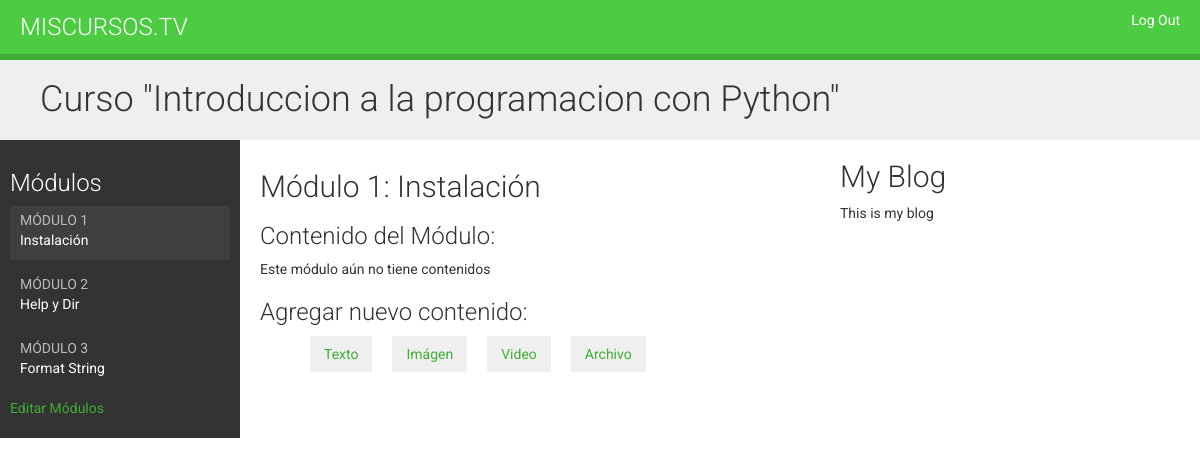
The page /course/module/1/ (signed in) on the database as committed earlier.
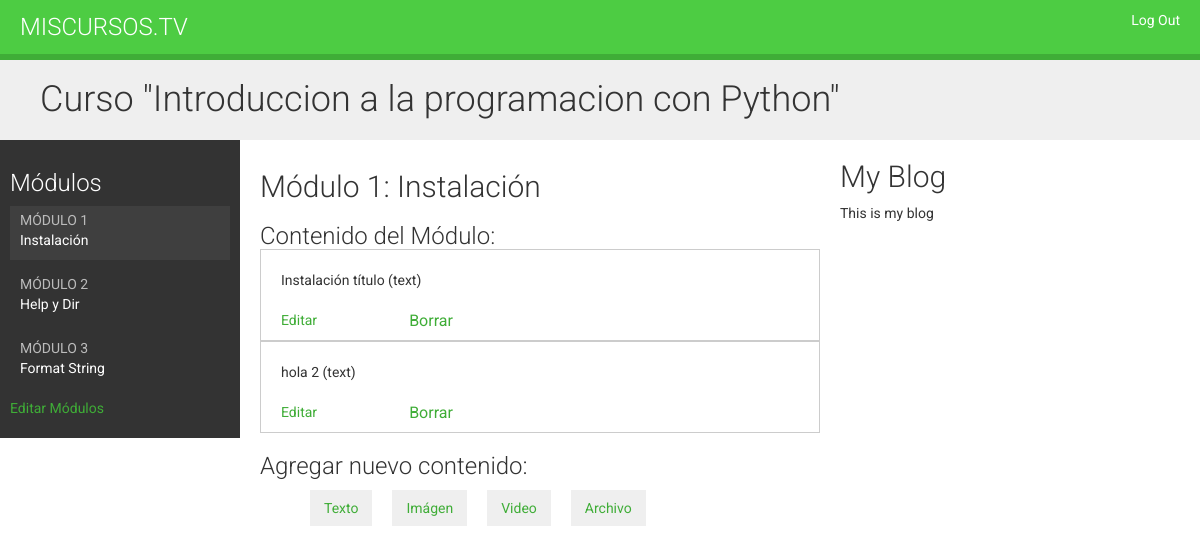
The same page on the database as committed later.
### elearning/models.py (models this page shows, shortened)
class Module(models.Model):
    course = models.ForeignKey(Course, related_name='modules', on_delete=models.CASCADE)
    title = models.CharField(max_length=200)
    description = models.TextField(blank=True)
    order = OrderField(blank=True, for_fields=['course'])
    class Meta:
        ordering = ['order']

class Content(models.Model):
    module = models.ForeignKey(Module, related_name='contents', on_delete=models.CASCADE)
    content_type = models.ForeignKey(ContentType, on_delete=models.CASCADE, limit_choices_to={'model__in': ('text', 'video', 'image', 'file')})
    object_id = models.PositiveIntegerField()
    item = GenericForeignKey('content_type', 'object_id')
    order = OrderField(blank=True, for_fields=['module'])
    class Meta:
        ordering = ['order']

class ItemBase(models.Model):
    owner = models.ForeignKey(User, related_name='%(class)s_related', on_delete=models.CASCADE)
    title = models.CharField(max_length=250)
    created = models.DateTimeField(auto_now_add=True)
    updated = models.DateTimeField(auto_now=True)
    class Meta:
        abstract = True
    def __str__(self):
        return self.title

class Text(ItemBase):
    content = models.TextField()

### elearning/views.py (the view)
# urls.py: path('module/<int:module_id>/', views.ModuleContentListView.as_view(), name='module_content_list'),
class ModuleContentListView(TemplateResponseMixin, View):
    template_name = 'manage/module/content_list.html'
    def get(self, request, module_id):
        module = get_object_or_404(Module, id=module_id, course__owner=request.user)
        return self.render_to_response({'module': module})

### elearning/templatetags/course.py (called while the page is built)
@register.filter
def model_name(obj):
    try:
        return obj._meta.model_name
    except AttributeError:
        return None

### elearning/templates/manage/module/content_list.html (shortened to what this page needs)
{% extends 'base.html' %}
{% load static %}
{% load course %}
{% block css %}
<link rel="stylesheet" href="{% static 'css/base.css' %}">
<link rel="stylesheet" href="https://ajax.googleapis.com/ajax/libs/jqueryui/1.12.1/themes/smoothness/jquery-ui.css">
{% endblock %}
{% block content %}
    {% with course=module.course %}
        <h1>Curso "{{ course.title }}"</h1>
        <div class="contents">
            <h3>Módulos</h3>
            <ul id="modules">
                {% for m in course.modules.all %}
                    <li data-id="{{ m.id }}" {% if m == module %} class="selected" {% endif %}>
                        <a href="{% url 'module_content_list' m.id %}">
                            <span>Módulo <span class="order">{{ m.order|add:1 }}</span></span>
                            <br>
                            {{ m.title }}
                        </a>
                    </li>
                {% empty %}
                    <li>Aún no hay módulos</li>
                {% endfor %}
            </ul>
            <p><a href="{% url 'course_module_update' course.id %}">Editar Módulos</a></p>
        </div>
        <div class="module">
            <h2>Módulo {{ module.order|add:1 }}: {{ module.title }}</h2>
            <h3>Contenido del Módulo:</h3>
            <div id="module-contents">
                {% for content in module.contents.all %}
                <div data-id="{{ content.id }}">
                    {% with item=content.item %}
                    <p>{{ item }} ({{ item|model_name }})</p>
                    <a href="{% url 'module_content_update' module.id item|model_name item.id %}">Editar</a>
                    <form action="{% url 'module_content_delete' content.id %}>" method="post">
                        <input type="submit" value="Borrar">
                    </form>
                    {% endwith %}
                </div>
                {% empty %}
                    <p>Este módulo aún no tiene contenidos</p>
                {% endfor %}
            </div>
            <h3>Agregar nuevo contenido:</h3>
            <ul class="content-types">
                <li><a href="{% url 'module_content_create' module.id  'text' %}">Texto</a></li>
                <li><a href="{% url 'module_content_create' module.id  'image' %}">Imágen</a></li>
                <li><a href="{% url 'module_content_create' module.id  'video' %}">Video</a></li>
                <li><a href="{% url 'module_content_create' module.id  'file' %}">Archivo</a></li>
            </ul>
        </div>
    {% endwith %}
{% endblock %}

Rows that differ between the two databases and show on the page:
added Content: item "Instalación título", item|model_name "text"
added Content: item "hola 2", item|model_name "text"
Other text that changed with them:
text no longer shown: "Este módulo aún no tiene contenidos"
